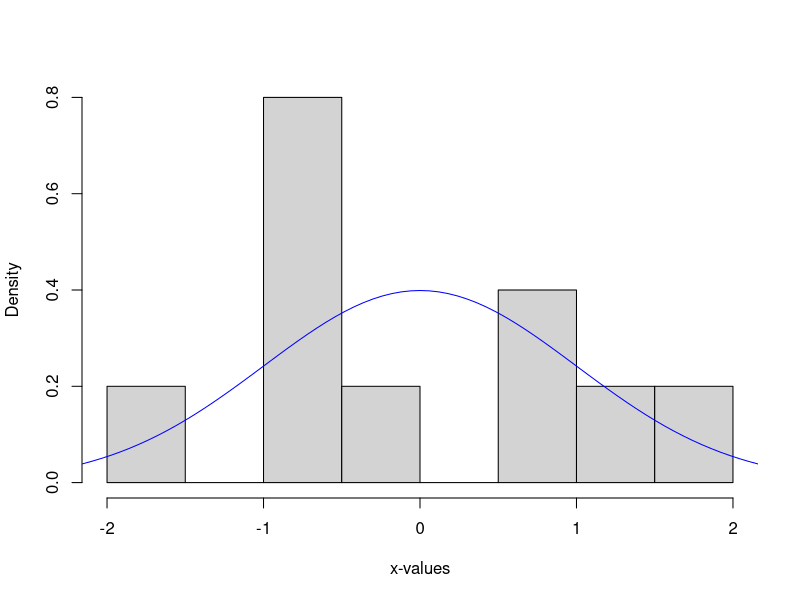
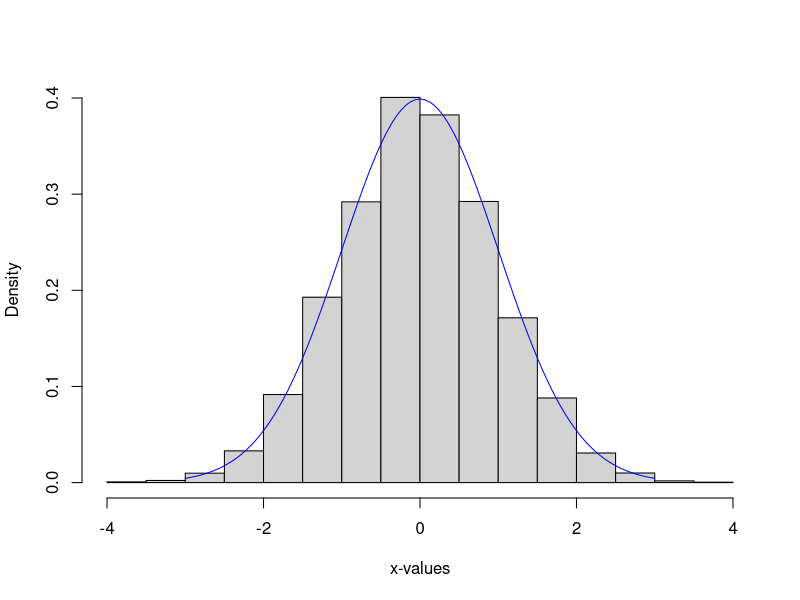
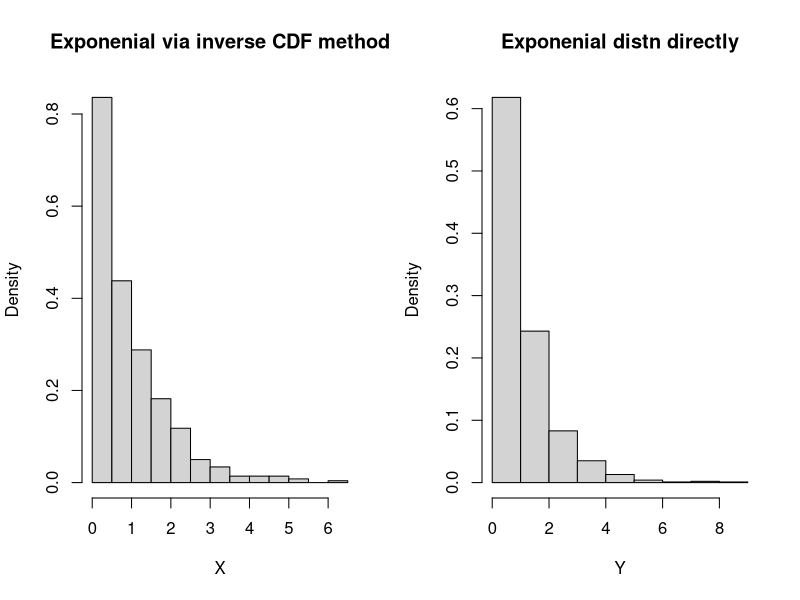
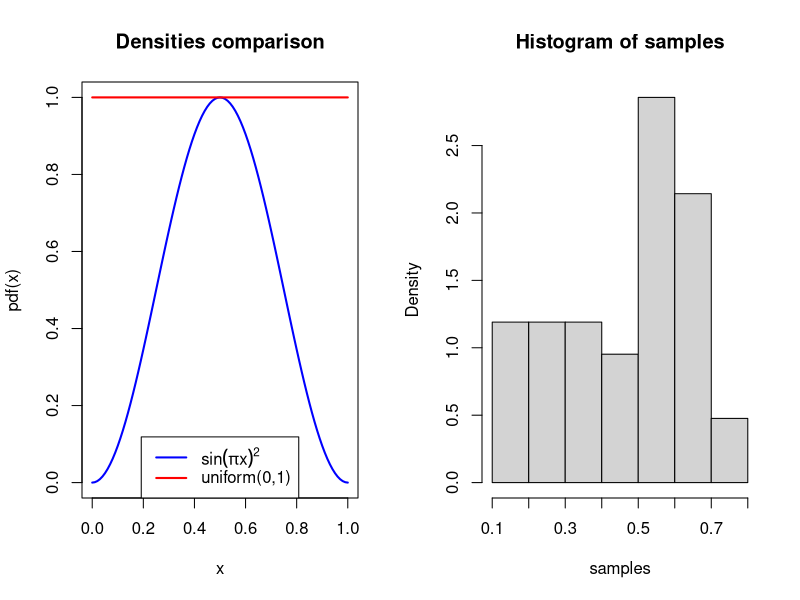
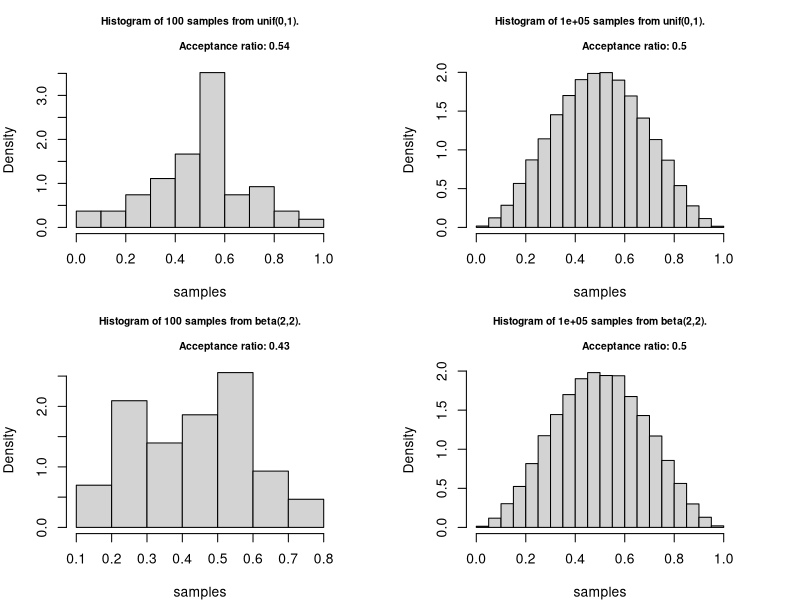

Generate these figures, in order, with R:
## ---- chunk 1
x <- seq(-3,3,length.out=10)
hist(rnorm(x), freq=FALSE, main="", xlab = "x-values")
## true density
curve(dnorm(x, mean = 0, sd = 1),
      from = -3,
      to = 3,
      add = TRUE,
      col = "blue",
      xlab = "x-values")
## ---- chunk 2
x <- seq(-3,3,length.out=10000)
hist(rnorm(x), freq=FALSE, main="", xlab = "x-values")
## true density
curve(dnorm(x, mean = 0, sd = 1),
      from = -3,
      to = 3,
      add = TRUE,
      col = "blue",
      xlab = "x-values")
## ---- chunk 3
nsim <- 1000
U <- runif(nsim)
X <- -log(U)
Y <- rexp(nsim)
par(mfrow=(c(1,2)))
hist(X, freq=FALSE, main="Exponenial via inverse CDF method")
hist(Y, freq=FALSE, main="Exponenial distn directly")
## ---- chunk 4
# density function for f(x)
densFun <- function(x) { 
  return(sin(pi*x)^2)
}
x <- seq(0, 1, 10^-2)
## ---- chunk 5
plot(x, densFun(x), 
     xlab = "x", ylab = "pdf(x)",
     type = "l", lty = 1, lwd = 2, col = "blue",
     main = "Densities comparison")
lines(x, dunif(x, 0, 1), lwd = 2, col="red")
legend('bottom',
       c(expression(sin(pi*x)^2), "uniform(0,1)"), 
       lty = 1, lwd = 2, col = c("blue", "red"))
## ---- chunk 6
numSim=10^2
samples = NULL
for (i in 1:numSim) {
  # get a uniform proposal
  proposal <- runif(1) 
  # calculate the ratio
  densRat <- densFun(proposal)/dunif(proposal)  
  #accept the sample with p=densRat
  if ( runif(1) < densRat ){ 
    #fill our vector with accepted samples
    samples <- c(samples, proposal) 
  }
}
## ---- chunk 7
hist(samples, freq=FALSE) #construct density hist
print(paste("Acceptance Ratio:", length(samples)/numSim))
## ---- chunk 8
sim_fun <- function(f, envelope = "unif", par1 = 0, 
                    par2 = 1, n = 10^2, plot = TRUE){
  
  r_envelope <- match.fun(paste0("r", envelope))
  d_envelope <- match.fun(paste0("d", envelope))
  proposal <- r_envelope(n, par1, par2)
  density_ratio <- f(proposal) / d_envelope(proposal, par1, par2)
  samples <- proposal[runif(n) < density_ratio]
  acceptance_ratio <- length(samples) / n
  if (plot) {
    hist(samples, probability = TRUE, 
         main = paste0("Histogram of ", n, " samples from ", 
                       envelope, "(", par1, ",", par2, ").\n 
                       Acceptance ratio: ", 
                       round(acceptance_ratio,2)), cex.main = 0.75)
  }
  list(x = samples, acceptance_ratio = acceptance_ratio)
}
## ---- chunk 9
par(mfrow = c(2,2), mar = rep(4, 4))
unif_1 <- sim_fun(f=densFun , envelope = "unif", par1 = 0, par2 = 1, n = 10^2) 
unif_2 <- sim_fun(f=densFun, envelope = "unif", par1 = 0, par2 = 1, n = 10^5)
beta_1 <- sim_fun(f=densFun, envelope = "beta", par1 = 2, par2 = 2, n = 10^2)
beta_2 <- sim_fun(f=densFun, envelope = "beta", par1 = 2, par2 = 2, n = 10^5)
